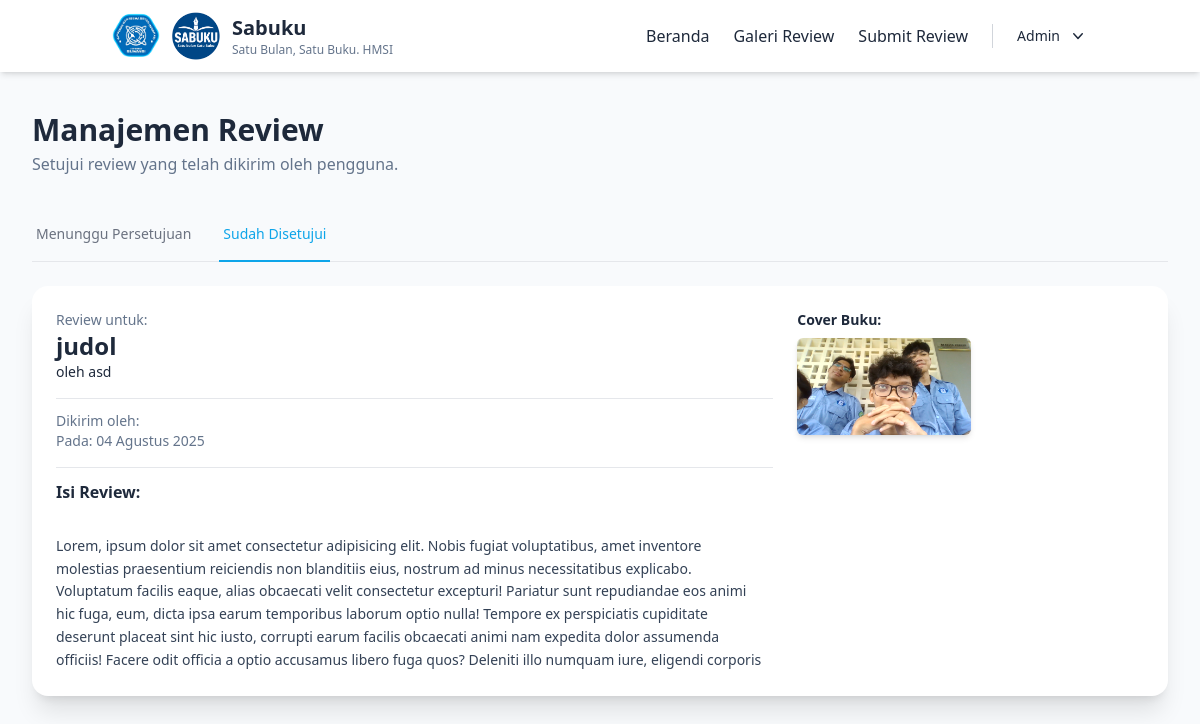
The app's page /review-management/?status=approved (signed in) with its own data.
### review_buku/models.py (models this page shows, shortened)
class Review(models.Model):
    user = models.ForeignKey(settings.AUTH_USER_MODEL, on_delete=models.CASCADE)
    judul_buku = models.CharField(max_length=200)
    penulis_buku = models.CharField(max_length=100)
    bulan_baca = models.CharField(max_length=7, help_text="Format: YYYY-MM")
    isi_review = models.TextField()
    cover_buku = models.ImageField(upload_to='cover_buku/', blank=True, null=True)
    gambar_infografis = models.ImageField(upload_to='infografis/', blank=True, null=True)
    link_video = models.URLField(blank=True, null=True)
    tanggal_submit = models.DateTimeField(auto_now_add=True)
    status_approve = models.BooleanField(default=False)

### review_buku/views.py (the view)
# urls.py: path('review-management/', admin_approval_page, name='admin_approval_page'),
@superuser_required # <- Ganti decorator ini
def admin_approval_page(request):
    status = request.GET.get('status', 'pending')
    if status == 'approved':
        reviews_list = Review.objects.filter(status_approve=True).order_by('-tanggal_submit')
        active_tab = 'approved'
    else:
        reviews_list = Review.objects.filter(status_approve=False).order_by('-tanggal_submit')
        active_tab = 'pending'
    pending_count = Review.objects.filter(status_approve=False).count()
    context = {
        'reviews': reviews_list,
        'active_tab': active_tab,
        'pending_count': pending_count,
    }
    return render(request, 'admin_approval.html', context)

### review_buku/context_processors.py (called while the page is built)
def review_pending_count(request):
    if request.user.is_authenticated and request.user.is_superuser:
        return {
            'review_pending_count': Review.objects.filter(status_approve=False).count()
        }
    return {}

### review_buku/views.py (called while the page is built)
def superuser_required(view_func):
    decorated_view_func = user_passes_test(
        lambda u: u.is_authenticated and u.is_superuser,
        login_url='login' # Ganti dengan URL login Anda jika berbeda
    )(view_func)
    return decorated_view_func

### review_buku/templates/admin_approval.html (shortened to what this page needs)
{% extends 'layout/main.html' %} {% block title %} Manajemen Review - Admin {% endblock title %} {% block content %} {% include 'layout/navbar.html' %}
<main class="py-10 px-4 md:px-8 bg-slate-50 min-h-screen">
  <div class="max-w-7xl mx-auto">
    <div class="mb-8">
      <h1 class="text-3xl font-bold text-dark-text">Manajemen Review</h1>
      <p class="text-light-text mt-1">Setujui review yang telah dikirim oleh pengguna.</p>
    </div>
    <div class="border-b border-gray-200 mb-6">
      <nav class="-mb-px flex space-x-6" aria-label="Tabs">
        <a
          href="?status=pending"
          class="{% if active_tab == 'pending' %}border-primary-blue text-primary-blue{% else %}border-transparent text-gray-500 hover:text-gray-700 hover:border-gray-300{% endif %} whitespace-nowrap py-4 px-1 border-b-2 font-medium text-sm"
        >
          Menunggu Persetujuan
        </a>
        <a
          href="?status=approved"
          class="{% if active_tab == 'approved' %}border-primary-blue text-primary-blue{% else %}border-transparent text-gray-500 hover:text-gray-700 hover:border-gray-300{% endif %} whitespace-nowrap py-4 px-1 border-b-2 font-medium text-sm"
        >
          Sudah Disetujui
        </a>
      </nav>
    </div>
    <div class="space-y-6">
      {% for review in reviews %}
      <div class="bg-white rounded-2xl shadow-xl overflow-hidden">
        <div class="p-6">
          <div class="grid md:grid-cols-3 gap-6">
            <div class="md:col-span-2 space-y-4">
              <div>
                <p class="text-sm text-light-text">Review untuk:</p>
                <h3 class="text-2xl font-bold text-dark-text">{{ review.judul_buku }}</h3>
                <p class="text-sm text-dark-text">oleh {{ review.penulis_buku }}</p>
              </div>
              <div class="text-sm text-light-text border-t pt-3">
                Dikirim oleh: <strong>{{ review.nama_pengirim }}</strong> <br />
                Pada: {{ review.tanggal_submit|date:"d F Y" }}
              </div>
              <div class="border-t pt-3">
                <p class="font-semibold text-dark-text mb-2">Isi Review:</p>
                <div class="text-slate-700 whitespace-pre-line leading-relaxed text-sm max-h-40 overflow-y-auto pr-2">{{ review.isi_review }}</div>
              </div>
            </div>
            <div class="md:col-span-1 space-y-4">
              <div>
                <p class="font-semibold text-dark-text mb-2 text-sm">Cover Buku:</p>
                <a href="{{ review.cover_buku.url }}" target="_blank">
                  <img src="{{ review.cover_buku.url }}" alt="Cover" class="w-1/2 h-auto object-cover rounded-md shadow-md" />
                </a>
              </div>
            </div>
          </div>
        </div>
      </div>
      {% empty %}
      <div class="bg-white rounded-2xl shadow-lg p-12 text-center">
        <p class="text-light-text">Tidak ada review yang menunggu persetujuan.</p>
      </div>
      {% endfor %}
    </div>
  </div>
</main>
{% endblock content %}

### records on screen
Review: judul_buku "judol", penulis_buku "asd", tanggal_submit "04 Agustus 2025", isi_review "Lorem, ipsum dolor sit amet consectetur adipisicing elit. Nobis fugiat voluptatibus, amet inventore molestias praesentium reiciendis non blanditiis eius, nostrum ad minus necessitatibus explicabo. Voluptatum facilis eaque, alias obcaecati velit consectetur excepturi! Pariatur sunt repudiandae eos animi hic fuga, eum, dicta ipsa earum temporibus laborum optio nulla! Tempore ex perspiciatis cupiditate deserunt placeat sint hic iusto, corrupti earum facilis obcaecati animi nam expedita dolor assumenda officiis! Facere odit officia a optio accusamus libero fuga quos? Deleniti illo numquam iure, eligendi corporis…", cover_buku (picture)

### other values on screen
{{ nama|slice:":15" }} "Admin"
